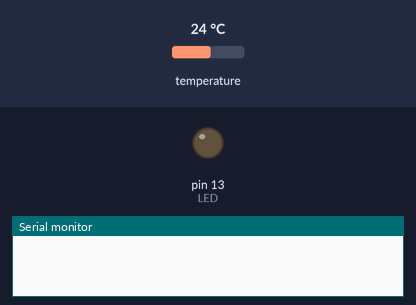
Recording of a program running on a simulated Arduino Nano, built with avr-gcc and run on an emulated ATmega328P. Shown: output pins drawn as LEDs (lit = HIGH), the last lines printed to the serial monitor. The inputs (shaded band) are chosen by the test bench; at power-on: temperature 24 °C.

Above: at 0.1 s.
At 0.8 s:
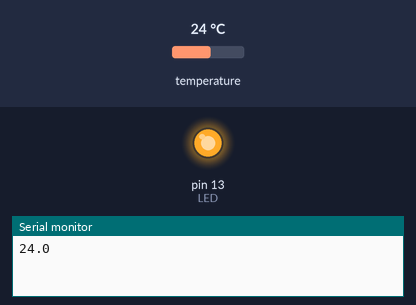
Timing chart, 0 to 3.1 s (numbered marks = the images above):
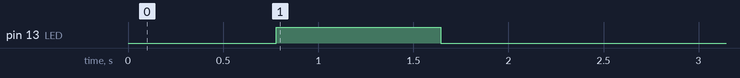

The program:

main.cpp
```cpp
#include <Arduino.h>

#include <OneWire.h>
#include <DallasTemperature.h>


const byte LED = 13;
const byte PROBE_PIN = 11;

OneWire probe(PROBE_PIN);
DallasTemperature sensor(&probe);

int temperature;
int prev_temp = 0;

void setup() {
  // put your setup code here, to run once:
  pinMode(LED, OUTPUT);
  sensor.begin();
  Serial.begin(9600);
}

void loop() {
  // put your main code here, to run repeatedly:
  sensor.requestTemperatures();
  temperature = 10 * sensor.getTempCByIndex(0) + 0.05;
  if(temperature > prev_temp) { digitalWrite(LED, HIGH); }
  else { digitalWrite(LED, LOW); }
  Serial.println(float(temperature)/10, 1);
  delay(100);

  prev_temp = temperature;
}
```

Measured:
- by itself, pin 13 (LED): LOW → HIGH at 0.78 s, → LOW 0.86 s later
